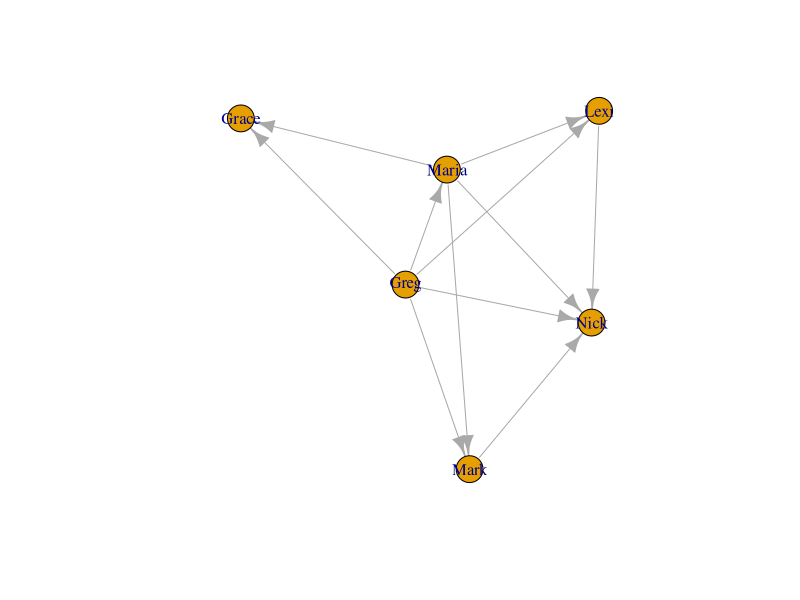

The R script that drew this image:
## ---- chunk 1
money_edgelist = read.csv("money_edgelist.csv")
## ---- chunk 2
install.packages("igraph", repos='http://cran.us.r-project.org')
## ---- chunk 3
library("igraph")
## ---- chunk 4
money_edgelist <- as.matrix(money_edgelist)
## ---- chunk 5
moneyNetwork <- graph.edgelist(money_edgelist, directed=TRUE)
## ---- chunk 6
moneyNetwork
## ---- chunk 7
V(moneyNetwork)$name
## ---- chunk 8
plot(moneyNetwork)
